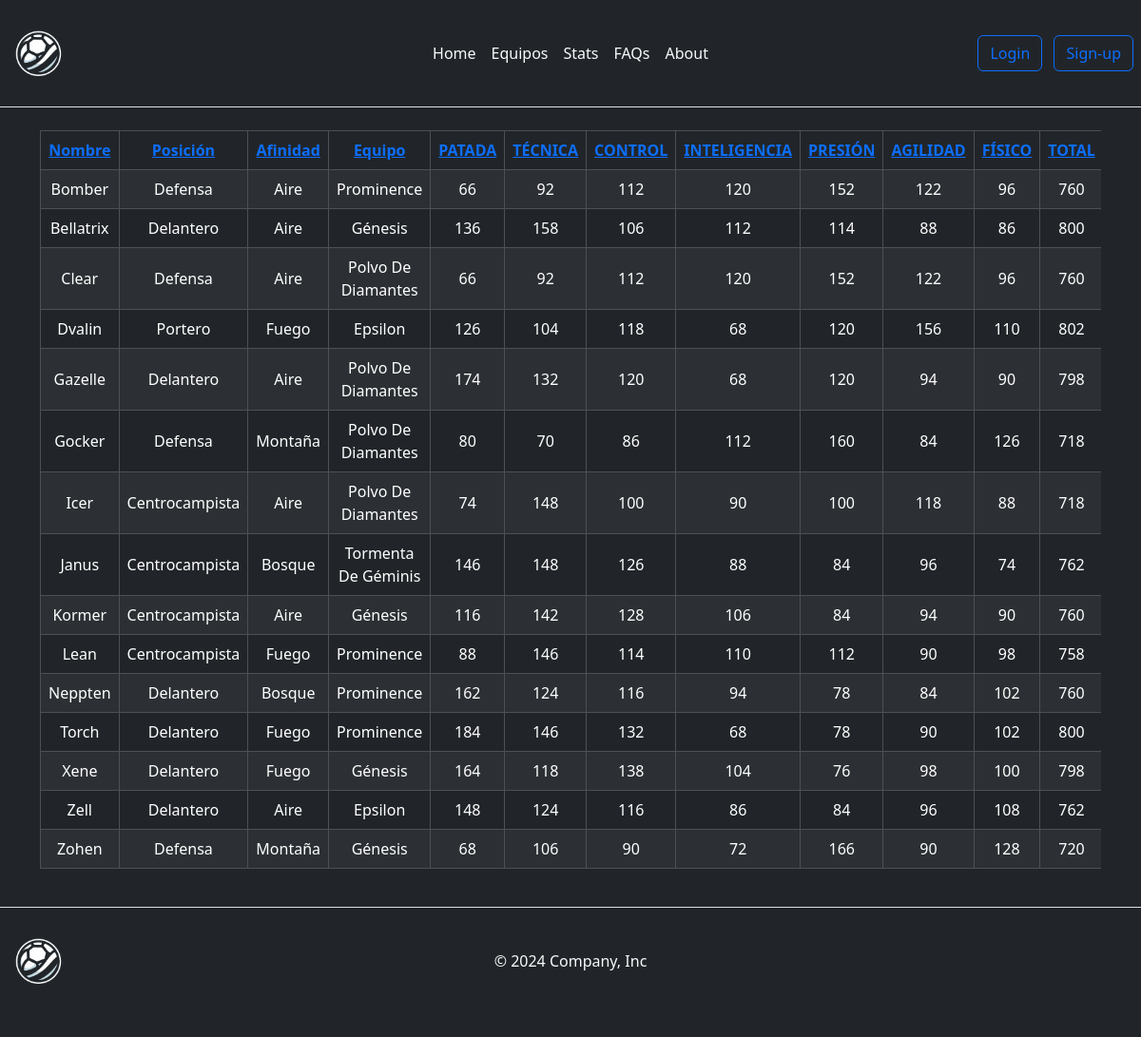
/paginas/Stats.php, run on an earlier commit of the app's database.
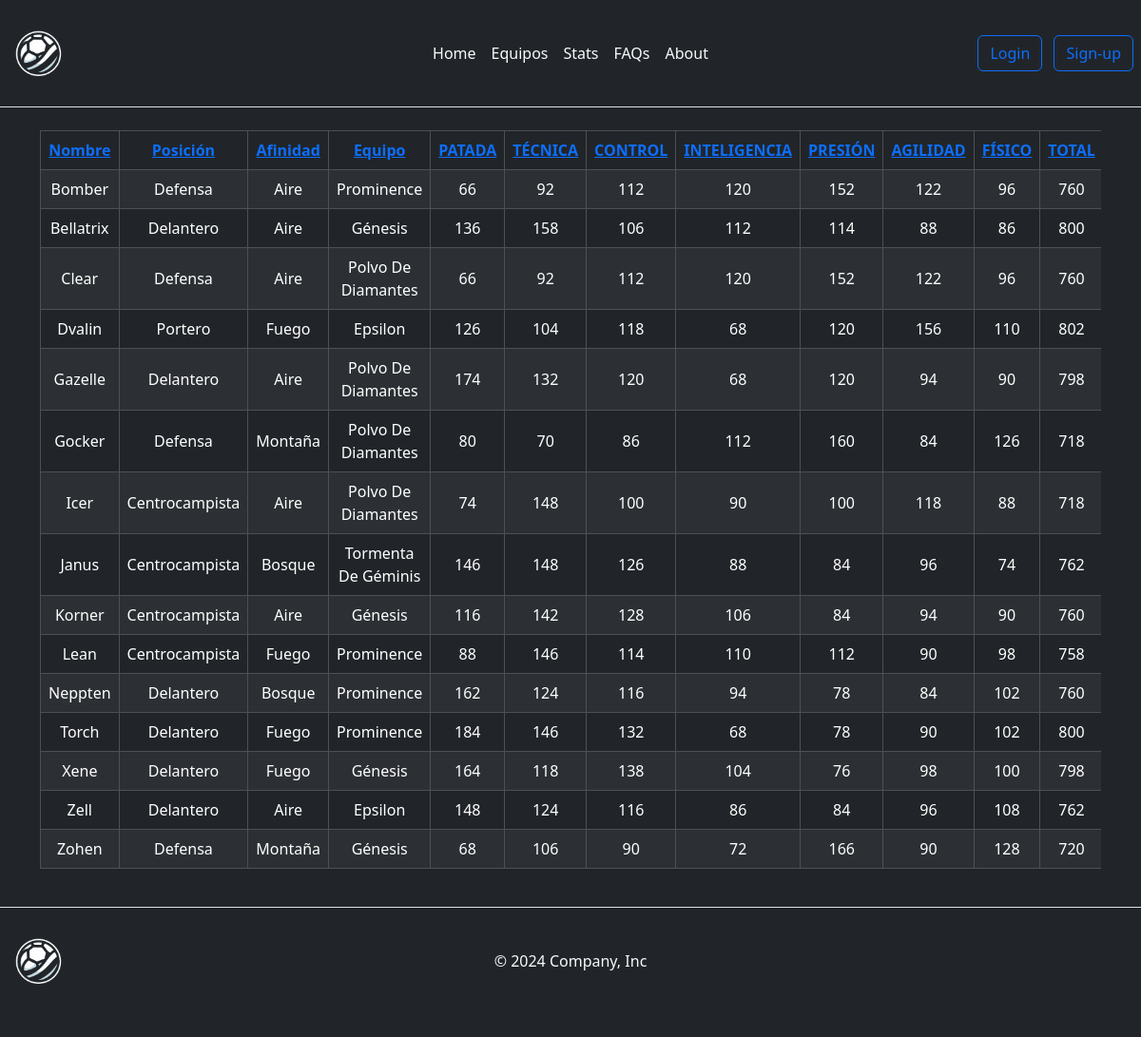
And on a later commit of the database.
### tables this page shows
create table jugadores(
	id int primary key auto_increment not null,
    Nombre varchar(35) not null,
    Posición enum("Delantero","Centrocampista","Defensa","Portero") not null,
    Afinidad enum("Aire","Fuego","Bosque","Montaña") not null,
    Equipo varchar(25) not null,
    PATADA	tinyint unsigned not null,
    TÉCNICA	tinyint unsigned not null,
    CONTROL	tinyint unsigned not null, 
    INTELIGENCIA tinyint unsigned not null, 
    PRESIÓN	tinyint unsigned not null, 
    AGILIDAD tinyint unsigned not null, 	
    FÍSICO tinyint unsigned not null,
    TOTAL int unsigned
);

### paginas/Stats.php (the view, shortened to what this page needs)
<?php include("../include/index.inc.php") ?>
<?php headHTML(); ?>
<body class="bg-dark">
    <?php headerHTML();
    $mysql = connectDB();
    if (!isset($_GET["orderby"])) {
        $consulta = "SELECT * FROM jugadores";
        $tabla_equipos = $mysql->query($consulta);
    }
    ?>
    <main>
        <div class="container d-flex justify-content-center">
            <div class="table-responsive">
                <table class="table table-dark table-striped table-bordered text-center align-middle">
                    <thead>
                        <tr>
                            <th scope="col"><a href="Stats.php?orderby=nombre">Nombre</a></th>
                            <th scope="col"><a href="Stats.php?orderby=posicion">Posición</a></th>
                            <th scope="col"><a href="Stats.php?orderby=afinidad">Afinidad</a></th>
                            <th scope="col"><a href="Stats.php?orderby=equipo">Equipo</a></th>
                            <th scope="col"><a href="Stats.php?orderby=patada">PATADA</a></th>
                            <th scope="col"><a href="Stats.php?orderby=tecnica">TÉCNICA</a></th>
                            <th scope="col"><a href="Stats.php?orderby=control">CONTROL</a></th>
                            <th scope="col"><a href="Stats.php?orderby=inteligencia">INTELIGENCIA</a></th>
                            <th scope="col"><a href="Stats.php?orderby=presion">PRESIÓN</a></th>
                            <th scope="col"><a href="Stats.php?orderby=agilidad">AGILIDAD</a></th>
                            <th scope="col"><a href="Stats.php?orderby=fisico">FÍSICO</a></th>
                            <th scope="col"><a href="Stats.php?orderby=total">TOTAL</a></th>
                        </tr>
                    </thead>
                    <tbody>
                        <?php
                        while ($registro = $tabla_equipos->fetch_assoc()) {
                            echo "<tr>";
                            echo "<td>" . $registro["Nombre"] . "</td>";
                            echo "<td>" . $registro["Posición"] . "</td>";
                            echo "<td>" . $registro["Afinidad"] . "</td>";
                            echo "<td>" . $registro["Equipo"] . "</td>";
                            echo "<td>" . $registro["PATADA"] . "</td>";
                            echo "<td>" . $registro["TÉCNICA"] . "</td>";
                            echo "<td>" . $registro["CONTROL"] . "</td>";
                            echo "<td>" . $registro["INTELIGENCIA"] . "</td>";
                            echo "<td>" . $registro["PRESIÓN"] . "</td>";
                            echo "<td>" . $registro["AGILIDAD"] . "</td>";
                            echo "<td>" . $registro["FÍSICO"] . "</td>";
                            echo "<td>" . $registro["TOTAL"] . "</td>";
                            echo "</tr>";
                        }
                        ?>
                    </tbody>
                </table>
            </div>
        </div>
    </main>
    <?php footerHTML(); ?>
</body>
</html>

### include/index.inc.php (shortened to what this page needs)
<?php function headHTML()
{ ?>
  <!DOCTYPE html>
  <html lang="en">
  <head>
    <link href="https://cdn.jsdelivr.net/npm/bootstrap@5.3.2/dist/css/bootstrap.min.css" rel="stylesheet">
    <link rel="stylesheet" href="CSS/style.css">
  </head>
<?php } ?>
<?php function headerHTML()
{ ?>
  <header class="d-flex flex-wrap align-items-center justify-content-center justify-content-md-between py-3 mb-4 border-bottom">
    <a href="#" class="d-flex align-items-center col-md-3 mb-2 mb-md-0">
      <img src="../Imagenes/logo.png" alt="Logo" width="80" height="80">
    </a>
    <ul class="nav col-12 col-md-auto mb-2 justify-content-center mb-md-0">
      <li><a href="../index.php" class="nav-link px-2 link-light">Home</a></li>
      <li><a href="equipos.php" class="nav-link px-2 link-light">Equipos</a></li>
      <li><a href="Stats.php" class="nav-link px-2 link-light">Stats</a></li>
      <li><a href="#" class="nav-link px-2 link-light">FAQs</a></li>
      <li><a href="#" class="nav-link px-2 link-light">About</a></li>
    </ul>
    <div class="col-md-3 text-end">
      <a href="adminedit.php" class="btn btn-outline-primary me-2">Login</a>
      <a href="../paginas/signup.php" class="btn btn-outline-primary me-2">Sign-up</a>
    </div>
  </header>
<?php } ?>
<?php function footerHTML()
{ ?>
  <footer class="d-flex flex-wrap justify-content-between align-items-center py-3 my-4 border-top">
    <div class="col-md-4 d-flex align-items-center">
      <a href="/" class="d-flex align-items-center col-md-3 mb-2 mb-md-0">
        <img src="/Imagenes/logo.png" alt="Logo" width="80" height="80">
      </a>
    </div>
    <div class="text-center">
      <span class="mb-3 mb-md-0 text-light">© 2024 Company, Inc</span>
    </div>
    <ul class="nav col-md-4 justify-content-end list-unstyled d-flex">
      <li class="ms-3"><a class="text-body-secondary" href="#"><svg class="bi" width="24" height="24">
            <use xlink:href="#twitter"></use>
          </svg></a></li>
      <li class="ms-3"><a class="text-body-secondary" href="#"><svg class="bi" width="24" height="24">
            <use xlink:href="#instagram"></use>
          </svg></a></li>
      <li class="ms-3"><a class="text-body-secondary" href="#" action="tabla.php"><svg class="bi" width="24" height="24">
            <use xlink:href="#facebook"></use>
          </svg></a></li>
    </ul>
  </footer>
<?php } ?>

What changed in the data, as far as the page shows it:
changed jugadores: Nombre "Kormer" → "Korner"
